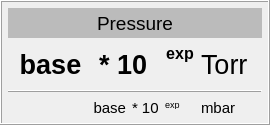
        <widget class="QFrame" name="frame">
         <property name="font">
          <font>
           <family>Cantarell</family>
          </font>
         </property>
         <property name="frameShape">
          <enum>QFrame::Box</enum>
         </property>
         <property name="frameShadow">
          <enum>QFrame::Raised</enum>
         </property>
         <layout class="QGridLayout" name="gridLayout_36">
          <property name="leftMargin">
           <number>0</number>
          </property>
          <property name="topMargin">
           <number>0</number>
          </property>
          <property name="rightMargin">
           <number>0</number>
          </property>
          <property name="bottomMargin">
           <number>0</number>
          </property>
          <item row="0" column="0">
           <layout class="QGridLayout" name="gridLayout_37">
            <property name="leftMargin">
             <number>6</number>
            </property>
            <property name="topMargin">
             <number>6</number>
            </property>
            <property name="rightMargin">
             <number>6</number>
            </property>
            <property name="bottomMargin">
             <number>6</number>
            </property>
            <item row="1" column="0" rowspan="2" colspan="3">
             <widget class="PyDMLabel" name="PyDMLabel_88">
              <property name="minimumSize">
               <size>
                <width>85</width>
                <height>40</height>
               </size>
              </property>
              <property name="maximumSize">
               <size>
                <width>70</width>
                <height>40</height>
               </size>
              </property>
              <property name="font">
               <font>
                <pointsize>20</pointsize>
                <weight>75</weight>
                <bold>true</bold>
               </font>
              </property>
              <property name="toolTip">
               <string/>
              </property>
              <property name="whatsThis">
               <string/>
              </property>
              <property name="text">
               <string>base</string>
              </property>
              <property name="alignment">
               <set>Qt::AlignCenter</set>
              </property>
              <property name="alarmSensitiveBorder" stdset="0">
               <bool>false</bool>
              </property>
              <property name="channel" stdset="0">
               <string>ca://${IOC}:BBB:TorrBase</string>
              </property>
             </widget>
            </item>
            <item row="1" column="6" rowspan="2" colspan="2">
             <widget class="PyDMLabel" name="PyDMLabel_84">
              <property name="minimumSize">
               <size>
                <width>57</width>
                <height>40</height>
               </size>
              </property>
              <property name="maximumSize">
               <size>
                <width>57</width>
                <height>40</height>
               </size>
              </property>
              <property name="font">
               <font>
                <pointsize>20</pointsize>
               </font>
              </property>
              <property name="toolTip">
               <string/>
              </property>
              <property name="whatsThis">
               <string/>
              </property>
              <property name="text">
               <string>Torr</string>
              </property>
              <property name="alarmSensitiveBorder" stdset="0">
               <bool>false</bool>
              </property>
              <property name="channel" stdset="0">
               <string>ca://${IOC}:BBB:Torr.EGU</string>
              </property>
             </widget>
            </item>
            <item row="1" column="3" rowspan="2" colspan="2">
             <widget class="QLabel" name="label_104">
              <property name="minimumSize">
               <size>
                <width>60</width>
                <height>40</height>
               </size>
              </property>
              <property name="maximumSize">
               <size>
                <width>60</width>
                <height>40</height>
               </size>
              </property>
              <property name="font">
               <font>
                <pointsize>20</pointsize>
                <weight>75</weight>
                <bold>true</bold>
               </font>
              </property>
              <property name="text">
               <string>* 10</string>
              </property>
             </widget>
            </item>
            <item row="1" column="5">
             <widget class="PyDMLabel" name="PyDMLabel_85">
              <property name="minimumSize">
               <size>
                <width>30</width>
                <height>0</height>
               </size>
              </property>
              <property name="maximumSize">
               <size>
                <width>20</width>
                <height>16777215</height>
               </size>
              </property>
              <property name="font">
               <font>
                <pointsize>12</pointsize>
                <weight>75</weight>
                <bold>true</bold>
               </font>
              </property>
              <property name="toolTip">
               <string/>
              </property>
              <property name="whatsThis">
               <string/>
              </property>
              <property name="text">
               <string>exp</string>
              </property>
              <property name="alignment">
               <set>Qt::AlignCenter</set>
              </property>
              <property name="alarmSensitiveBorder" stdset="0">
               <bool>false</bool>
              </property>
              <property name="channel" stdset="0">
               <string>ca://${IOC}:BBB:TorrExp</string>
              </property>
             </widget>
            </item>
            <item row="0" column="0" colspan="8">
             <widget class="QLabel" name="label_105">
              <property name="minimumSize">
               <size>
                <width>0</width>
                <height>30</height>
               </size>
              </property>
              <property name="maximumSize">
               <size>
                <width>16777215</width>
                <height>30</height>
               </size>
              </property>
              <property name="palette">
               <palette>
                <active>
                 <colorrole role="Base">
                  <brush brushstyle="SolidPattern">
                   <color alpha="255">
                    <red>255</red>
                    <green>255</green>
                    <blue>255</blue>
                   </color>
                  </brush>
                 </colorrole>
                 <colorrole role="Window">
                  <brush brushstyle="SolidPattern">
                   <color alpha="255">
                    <red>187</red>
                    <green>187</green>
                    <blue>187</blue>
                   </color>
                  </brush>
                 </colorrole>
                </active>
                <inactive>
                 <colorrole role="Base">
                  <brush brushstyle="SolidPattern">
                   <color alpha="255">
                    <red>255</red>
                    <green>255</green>
                    <blue>255</blue>
                   </color>
                  </brush>
                 </colorrole>
                 <colorrole role="Window">
                  <brush brushstyle="SolidPattern">
                   <color alpha="255">
                    <red>187</red>
                    <green>187</green>
                    <blue>187</blue>
                   </color>
                  </brush>
                 </colorrole>
                </inactive>
                <disabled>
                 <colorrole role="Base">
                  <brush brushstyle="SolidPattern">
                   <color alpha="255">
                    <red>187</red>
                    <green>187</green>
                    <blue>187</blue>
                   </color>
                  </brush>
                 </colorrole>
                 <colorrole role="Window">
                  <brush brushstyle="SolidPattern">
                   <color alpha="255">
                    <red>187</red>
                    <green>187</green>
                    <blue>187</blue>
                   </color>
                  </brush>
                 </colorrole>
                </disabled>
               </palette>
              </property>
              <property name="font">
               <font>
                <pointsize>14</pointsize>
               </font>
              </property>
              <property name="autoFillBackground">
               <bool>true</bool>
              </property>
              <property name="text">
               <string>Pressure</string>
              </property>
              <property name="alignment">
               <set>Qt::AlignCenter</set>
              </property>
             </widget>
            </item>
            <item row="4" column="5">
             <widget class="PyDMLabel" name="PyDMLabel_86">
              <property name="maximumSize">
               <size>
                <width>16777215</width>
                <height>10</height>
               </size>
              </property>
              <property name="font">
               <font>
                <family>Cantarell</family>
                <pointsize>7</pointsize>
               </font>
              </property>
              <property name="toolTip">
               <string/>
              </property>
              <property name="whatsThis">
               <string/>
              </property>
              <property name="text">
               <string>exp</string>
              </property>
              <property name="alignment">
               <set>Qt::AlignLeading|Qt::AlignLeft|Qt::AlignTop</set>
              </property>
              <property name="alarmSensitiveBorder" stdset="0">
               <bool>false</bool>
              </property>
              <property name="channel" stdset="0">
               <string>ca://${IOC}:BBB:mbarExp</string>
              </property>
             </widget>
            </item>
            <item row="3" column="0" colspan="8">
             <widget class="Line" name="line_6">
              <property name="font">
               <font>
                <family>Cantarell</family>
               </font>
              </property>
              <property name="frameShadow">
               <enum>QFrame::Raised</enum>
              </property>
              <property name="orientation">
               <enum>Qt::Horizontal</enum>
              </property>
             </widget>
            </item>
            <item row="4" column="0" rowspan="2" colspan="2">
             <spacer name="horizontalSpacer_2">
              <property name="font">
               <font>
                <family>Cantarell</family>
               </font>
              </property>
              <property name="orientation">
               <enum>Qt::Horizontal</enum>
              </property>
              <property name="sizeType">
               <enum>QSizePolicy::Fixed</enum>
              </property>
              <property name="sizeHint" stdset="0">
               <size>
                <width>20</width>
                <height>1</height>
               </size>
              </property>
             </spacer>
            </item>
            <item row="4" column="7" rowspan="2">
             <spacer name="horizontalSpacer">
              <property name="font">
               <font>
                <family>Cantarell</family>
               </font>
              </property>
              <property name="orientation">
               <enum>Qt::Horizontal</enum>
              </property>
              <property name="sizeType">
               <enum>QSizePolicy::Fixed</enum>
              </property>
              <property name="sizeHint" stdset="0">
               <size>
                <width>20</width>
                <height>1</height>
               </size>
              </property>
             </spacer>
            </item>
            <item row="4" column="4" rowspan="2">
             <widget class="QLabel" name="label_103">
              <property name="maximumSize">
               <size>
                <width>30</width>
                <height>20</height>
               </size>
              </property>
              <property name="font">
               <font>
                <family>Cantarell</family>
                <pointsize>11</pointsize>
               </font>
              </property>
              <property name="text">
               <string>* 10</string>
              </property>
             </widget>
            </item>
            <item row="4" column="2" rowspan="2" colspan="2">
             <widget class="PyDMLabel" name="PyDMLabel_109">
              <property name="maximumSize">
               <size>
                <width>16777215</width>
                <height>20</height>
               </size>
              </property>
              <property name="font">
               <font>
                <family>Cantarell</family>
                <pointsize>11</pointsize>
               </font>
              </property>
              <property name="toolTip">
               <string/>
              </property>
              <property name="whatsThis">
               <string/>
              </property>
              <property name="text">
               <string>base</string>
              </property>
              <property name="alignment">
               <set>Qt::AlignRight|Qt::AlignTrailing|Qt::AlignVCenter</set>
              </property>
              <property name="channel" stdset="0">
               <string>ca://${IOC}:BBB:mbarBase</string>
              </property>
             </widget>
            </item>
            <item row="4" column="6" rowspan="2">
             <widget class="PyDMLabel" name="PyDMLabel_110">
              <property name="maximumSize">
               <size>
                <width>16777215</width>
                <height>25</height>
               </size>
              </property>
              <property name="font">
               <font>
                <family>Cantarell</family>
                <pointsize>11</pointsize>
               </font>
              </property>
              <property name="toolTip">
               <string/>
              </property>
              <property name="whatsThis">
               <string/>
              </property>
              <property name="text">
               <string>mbar</string>
              </property>
              <property name="alarmSensitiveBorder" stdset="0">
               <bool>false</bool>
              </property>
              <property name="channel" stdset="0">
               <string>ca://${IOC}:BBB:mbar.EGU</string>
              </property>
             </widget>
            </item>
           </layout>
          </item>
         </layout>
        </widget>
